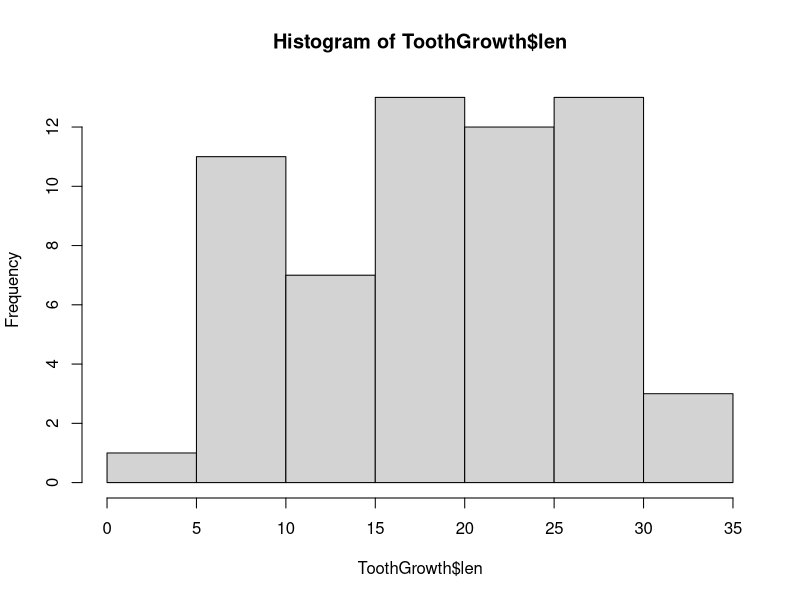
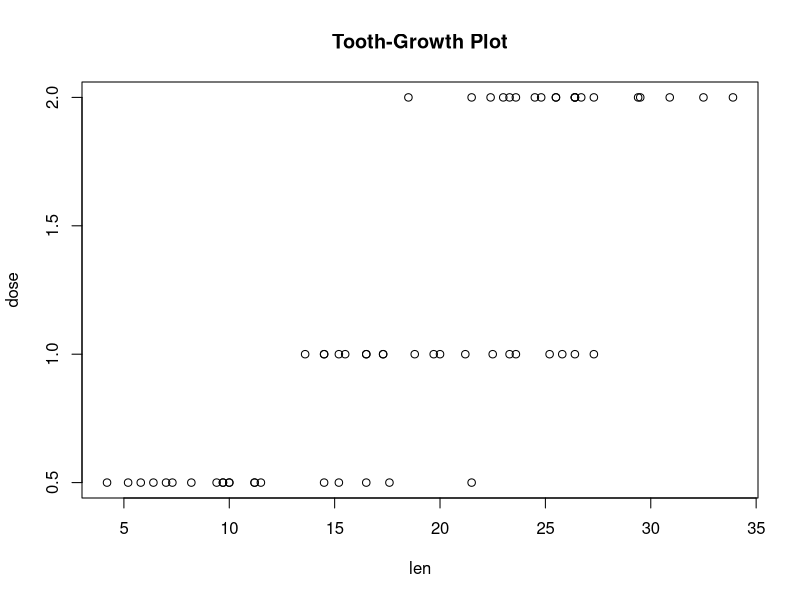

The R source for these figures, in order:
## ---- chunk 1
data("ToothGrowth")
ToothGrowth
## ---- chunk 2
summary(ToothGrowth)
head(ToothGrowth)
tail(ToothGrowth)
## ---- chunk 3
table(ToothGrowth$supp)

## ---- chunk 4
ToothGrowth$len_Transforming <- log(ToothGrowth$len)

ToothGrowth$len_Transforming

## ---- chunk 5

hist(ToothGrowth$len)

## ---- chunk 6
x <- ToothGrowth$len #tooth length
y <- ToothGrowth$dose 
plot(x,y,xlab="len",ylab = "dose",main = "Tooth-Growth Plot")
